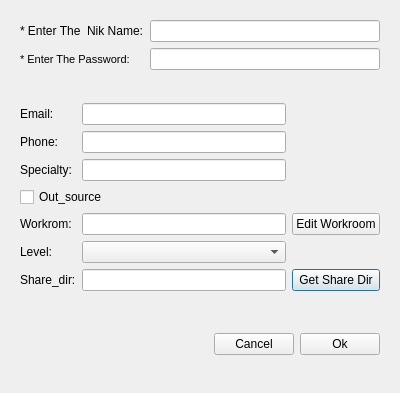
<?xml version="1.0" encoding="UTF-8"?>
<ui version="4.0">
 <class>Dialog</class>
 <widget class="QDialog" name="Dialog">
  <property name="geometry">
   <rect>
    <x>0</x>
    <y>0</y>
    <width>400</width>
    <height>393</height>
   </rect>
  </property>
  <property name="windowTitle">
   <string>Dialog</string>
  </property>
  <layout class="QVBoxLayout" name="verticalLayout">
   <item>
    <widget class="QFrame" name="frame_2">
     <property name="frameShape">
      <enum>QFrame::NoFrame</enum>
     </property>
     <property name="frameShadow">
      <enum>QFrame::Raised</enum>
     </property>
     <property name="lineWidth">
      <number>1</number>
     </property>
     <layout class="QFormLayout" name="formLayout">
      <item row="0" column="0">
       <widget class="QLabel" name="label">
        <property name="text">
         <string>* Enter The  Nik Name:</string>
        </property>
       </widget>
      </item>
      <item row="0" column="1">
       <widget class="QLineEdit" name="nik_name_field"/>
      </item>
      <item row="1" column="0">
       <widget class="QLabel" name="label_2">
        <property name="font">
         <font>
          <pointsize>8</pointsize>
         </font>
        </property>
        <property name="text">
         <string>* Enter The Password:</string>
        </property>
       </widget>
      </item>
      <item row="1" column="1">
       <widget class="QLineEdit" name="password_field">
        <property name="echoMode">
         <enum>QLineEdit::Password</enum>
        </property>
       </widget>
      </item>
     </layout>
    </widget>
   </item>
   <item>
    <widget class="QFrame" name="frame_3">
     <property name="frameShape">
      <enum>QFrame::NoFrame</enum>
     </property>
     <property name="frameShadow">
      <enum>QFrame::Raised</enum>
     </property>
     <layout class="QGridLayout" name="gridLayout">
      <item row="0" column="0">
       <widget class="QLabel" name="label_3">
        <property name="text">
         <string>Email:</string>
        </property>
       </widget>
      </item>
      <item row="0" column="1">
       <widget class="QLineEdit" name="email_field"/>
      </item>
      <item row="1" column="0">
       <widget class="QLabel" name="label_4">
        <property name="text">
         <string>Phone:</string>
        </property>
       </widget>
      </item>
      <item row="1" column="1">
       <widget class="QLineEdit" name="phone_field"/>
      </item>
      <item row="2" column="0">
       <widget class="QLabel" name="label_5">
        <property name="text">
         <string>Specialty:</string>
        </property>
       </widget>
      </item>
      <item row="2" column="1">
       <widget class="QLineEdit" name="specialty_field"/>
      </item>
      <item row="3" column="0" colspan="2">
       <widget class="QCheckBox" name="autsource_check_box">
        <property name="enabled">
         <bool>true</bool>
        </property>
        <property name="acceptDrops">
         <bool>false</bool>
        </property>
        <property name="text">
         <string>Out_source</string>
        </property>
        <property name="checked">
         <bool>false</bool>
        </property>
       </widget>
      </item>
      <item row="4" column="0">
       <widget class="QLabel" name="label_6">
        <property name="text">
         <string>Workrom:</string>
        </property>
       </widget>
      </item>
      <item row="4" column="1">
       <widget class="QLineEdit" name="workroom_field"/>
      </item>
      <item row="5" column="0">
       <widget class="QLabel" name="label_7">
        <property name="text">
         <string>Level:</string>
        </property>
       </widget>
      </item>
      <item row="6" column="0">
       <widget class="QLabel" name="label_8">
        <property name="text">
         <string>Share_dir:</string>
        </property>
       </widget>
      </item>
      <item row="6" column="1">
       <widget class="QLineEdit" name="share_dir_field"/>
      </item>
      <item row="6" column="2">
       <widget class="QPushButton" name="get_share_dir_button">
        <property name="text">
         <string>Get Share Dir</string>
        </property>
       </widget>
      </item>
      <item row="4" column="2">
       <widget class="QPushButton" name="artist_edit_workroom_button">
        <property name="text">
         <string>Edit Workroom</string>
        </property>
       </widget>
      </item>
      <item row="5" column="1">
       <widget class="QComboBox" name="level_combobox">
        <property name="editable">
         <bool>false</bool>
        </property>
       </widget>
      </item>
     </layout>
    </widget>
   </item>
   <item>
    <widget class="QFrame" name="frame">
     <property name="frameShape">
      <enum>QFrame::NoFrame</enum>
     </property>
     <property name="frameShadow">
      <enum>QFrame::Raised</enum>
     </property>
     <layout class="QHBoxLayout" name="horizontalLayout_2">
      <item>
       <spacer name="horizontalSpacer">
        <property name="orientation">
         <enum>Qt::Horizontal</enum>
        </property>
        <property name="sizeHint" stdset="0">
         <size>
          <width>177</width>
          <height>20</height>
         </size>
        </property>
       </spacer>
      </item>
      <item>
       <widget class="QPushButton" name="artist_dialog_cancel">
        <property name="text">
         <string>Cancel</string>
        </property>
       </widget>
      </item>
      <item>
       <widget class="QPushButton" name="artist_dialog_ok">
        <property name="text">
         <string>Ok</string>
        </property>
       </widget>
      </item>
     </layout>
    </widget>
   </item>
  </layout>
 </widget>
 <resources/>
 <connections/>
</ui>
